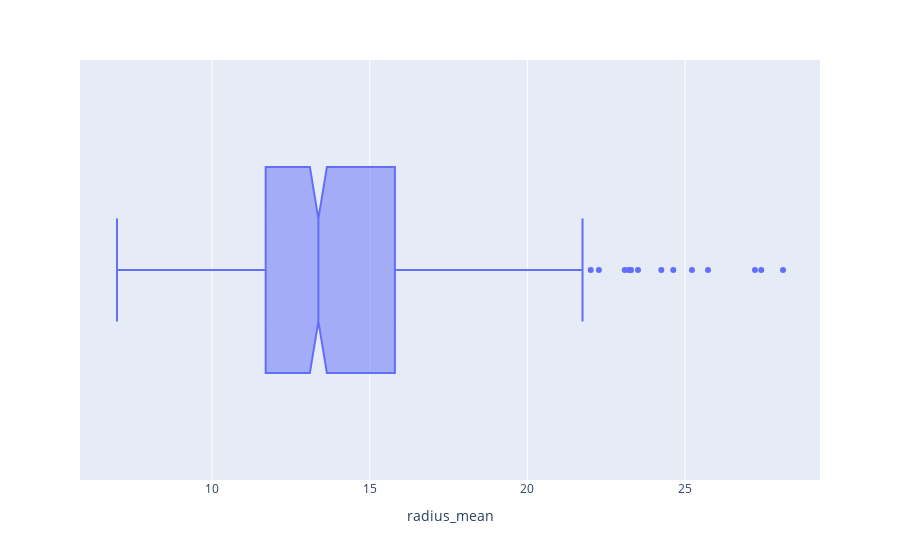

Notebook code cell kept with this figure:
### Markdown cell above
# Radius Mean

### Code cell
import plotly.express as px

plotly_box_viz(data,"radius_mean")

### Figure 1 — Plotly figure (JSON) as saved in the notebook; plotly's stock layout.template omitted (floating-point values rounded to 4 significant figures; data arrays with more than 128 entries replaced by an {"elided": "..."} marker saying what was removed)
{"data": [{"alignmentgroup": "True", "hovertemplate": "radius_mean=%{x}<extra></extra>", "legendgroup": "", "marker": {"color": "#636efa"}, "name": "", "notched": true, "offsetgroup": "", "orientation": "h", "showlegend": false, "type": "box", "x": {"elided": "569 float values"}, "x0": " ", "xaxis": "x", "y0": " ", "yaxis": "y"}], "layout": {"boxmode": "group", "legend": {"tracegroupgap": 0}, "margin": {"t": 60}, "xaxis": {"anchor": "y", "domain": [0, 1], "title": {"text": "radius_mean"}}, "yaxis": {"anchor": "x", "domain": [0, 1]}}}
